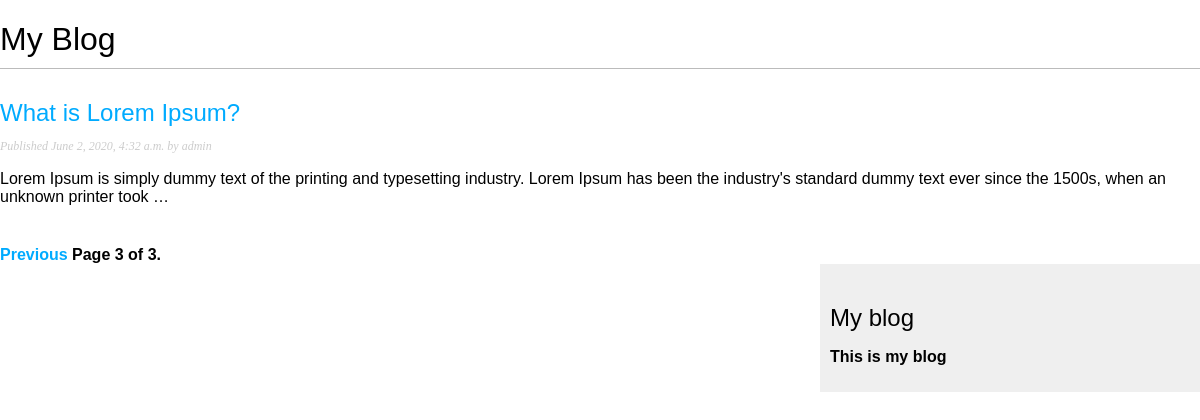
Screenshot of /myblog/?page=3 with the database file from the repository.
### myblog/models.py (models this page shows, shortened)
class Post(models.Model):
	STATUS_CHOICES = (('draft','Draft'), ('published','Published'),)
	title = models.CharField(max_length=250)
	slug = models.SlugField(max_length=250, unique_for_date='publish')
	author = models.ForeignKey(User, on_delete= models.CASCADE, related_name='blog_posts')
	body = models.TextField()
	publish = models.DateTimeField(default=timezone.now)
	created = models.DateTimeField(auto_now_add = True)
	updated = models.DateTimeField(auto_now=True)
	status = models.CharField(max_length=10, choices=STATUS_CHOICES, default='draft')
	class Meta:
		ordering = ('-publish',)
	objects = models.Manager()
	published = PublishedManager()
	def get_absolute_url(self):
		return reverse("myblog:post_detail", args=[self.publish.year, self.publish.month, self.publish.day, self.slug])

### myblog/views.py (the view)
# urls.py: path('', views.post_list, name='post_list'),
def post_list(request):
    object_list = Post.published.all()
    paginator = Paginator(object_list, 3)
    page = request.GET.get('page')
    try:
        posts = paginator.page(page)
    except PageNotAnInteger:
        posts = paginator.page(1)
    except EmptyPage:
        posts = paginator.page(paginator.num_pages)
    return render(request, 'myblog/post/list.html', {'page':page, 'posts': posts})

### myblog/models.py (called while the page is built)
	def get_queryset(self):
		return super().get_queryset().filter(status='published')

### myblog/templates/myblog/post/list.html (shortened to what this page needs)
{% extends "myblog/base.html" %}
{% block content %}
    <h1>My Blog</h1>
    {% for post in posts %}
      <h2>
          <a href="{{post.get_absolute_url}}">{{post.title}}</a>
      </h2>
      <p class="date">Published {{post.publish}} by {{post.author}}</p>
        {{ post.body|truncatewords:30|linebreaks }}
    {% endfor %}
  {% include "pagination.html" with page=posts %}
{% endblock content %}

### myblog/static/css/blog.css (style rules this page uses)
body { margin:0; padding:0; font-family:helvetica, sans-serif; }
a { color:#00abff; text-decoration:none; }
h1 { font-weight:normal; border-bottom:1px solid #bbb; padding:0 0 10px 0; }
h2 { font-weight:normal; margin:30px 0 0; }
p.date { color:#ccc; font-family: georgia, serif; font-size: 12px; font-style: italic; }

### rows the page displays
Post: title "What is Lorem Ipsum?", publish "June 2, 2020, 4:32 a.m.", author "admin", body "Lorem Ipsum is simply dummy text of the printing and typesetting industry. Lorem Ipsum has been the industry's standard dummy text ever since the 1500s, when an unknown printer took …"

### other values shown
{{ page.number }} "3"
{{ page.paginator.num_pages }} "3"
